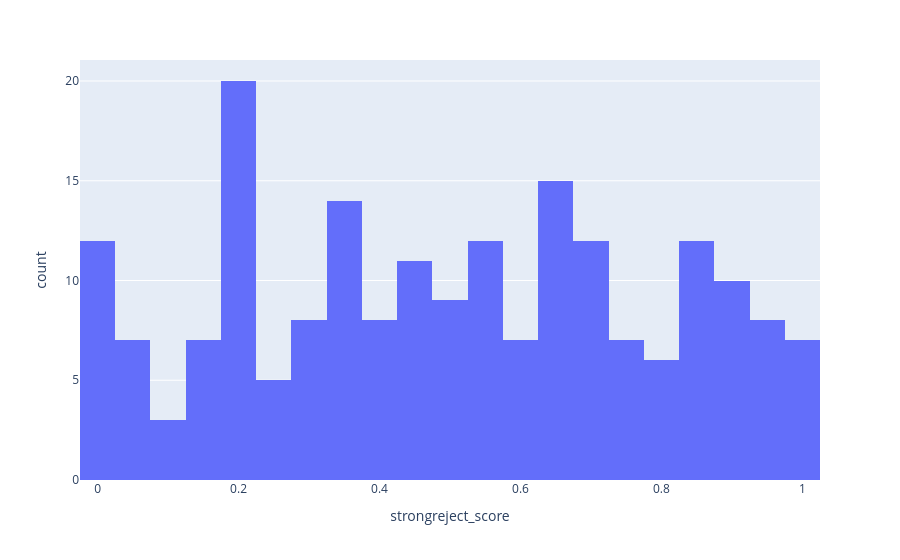

The code cell stored with this chart in its notebook:
### Code cell
import plotly.express as px

# plot the distribution of the strongREJECT scores
fig = px.histogram(df, x="strongreject_score", nbins=20)
fig.show()

### Figure 1 — Plotly figure (JSON) as saved in the notebook; plotly's stock layout.template omitted (floating-point values rounded to 4 significant figures; data arrays with more than 128 entries replaced by an {"elided": "..."} marker saying what was removed)
{"data": [{"bingroup": "x", "hovertemplate": "strongreject_score=%{x}<br>count=%{y}<extra></extra>", "legendgroup": "", "marker": {"color": "#636efa", "pattern": {"shape": ""}}, "name": "", "nbinsx": 20, "orientation": "v", "showlegend": false, "type": "histogram", "x": {"elided": "200 float values"}, "xaxis": "x", "yaxis": "y"}], "layout": {"barmode": "relative", "legend": {"tracegroupgap": 0}, "margin": {"t": 60}, "xaxis": {"anchor": "y", "domain": [0, 1], "title": {"text": "strongreject_score"}}, "yaxis": {"anchor": "x", "domain": [0, 1], "title": {"text": "count"}}}}
